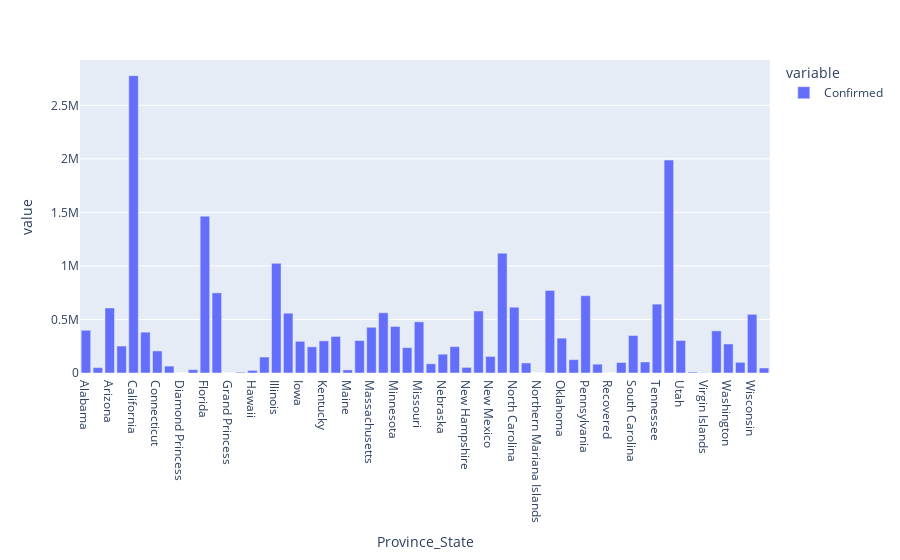

Write notebook code for a chart like this one.
### Markdown cell above
### Plot Province/State Wise Confirmed cases in USA

### Code cell
px.bar(data_frame = covid_data_US['Confirmed'])

### Figure 1 — Plotly figure (JSON) as saved in the notebook; plotly's stock layout.template omitted (floating-point values rounded to 4 significant figures)
{"data": [{"alignmentgroup": "True", "hovertemplate": "variable=Confirmed<br>Province_State=%{x}<br>value=%{y}<extra></extra>", "legendgroup": "Confirmed", "marker": {"color": "#636efa", "pattern": {"shape": ""}}, "name": "Confirmed", "offsetgroup": "Confirmed", "orientation": "v", "showlegend": true, "textposition": "auto", "type": "bar", "x": ["Alabama", "Alaska", "Arizona", "Arkansas", "California", "Colorado", "Connecticut", "Delaware", "Diamond Princess", "District of Columbia", "Florida", "Georgia", "Grand Princess", "Guam", "Hawaii", "Idaho", "Illinois", "Indiana", "Iowa", "Kansas", "Kentucky", "Louisiana", "Maine", "Maryland", "Massachusetts", "Michigan", "Minnesota", "Mississippi", "Missouri", "Montana", "Nebraska", "Nevada", "New Hampshire", "New Jersey", "New Mexico", "New York", "North Carolina", "North Dakota", "Northern Mariana Islands", "Ohio", "Oklahoma", "Oregon", "Pennsylvania", "Puerto Rico", "Recovered", "Rhode Island", "South Carolina", "South Dakota", "Tennessee", "Texas", "Utah", "Vermont", "Virgin Islands", "Virginia", "Washington", "West Virginia", "Wisconsin", "Wyoming"], "xaxis": "x", "y": [399150, 49979, 607345, 251746, 2776975, 381434, 205994, 64475, 49, 31457, 1464697, 748852, 103, 7399, 23897, 149235, 1024039, 558560, 296171, 244347, 300397, 341431, 29019, 303364, 427135, 562553, 434413, 236868, 477617, 86102, 175620, 246309, 52371, 579250, 154954, 1119284, 614355, 93951, 125, 770977, 325277, 124476, 721820, 82630, 0, 97614, 350084, 102901, 643181, 1988676, 303723, 8790, 2143, 393715, 271595, 99778, 548134, 46719], "yaxis": "y"}], "layout": {"autosize": true, "barmode": "relative", "legend": {"title": {"text": "variable"}, "tracegroupgap": 0}, "margin": {"t": 60}, "xaxis": {"anchor": "y", "autorange": true, "domain": [0, 1], "range": [-0.5, 57.5], "title": {"text": "Province_State"}, "type": "category"}, "yaxis": {"anchor": "x", "autorange": true, "domain": [0, 1], "range": [0, 2923000.0], "title": {"text": "value"}, "type": "linear"}}}
